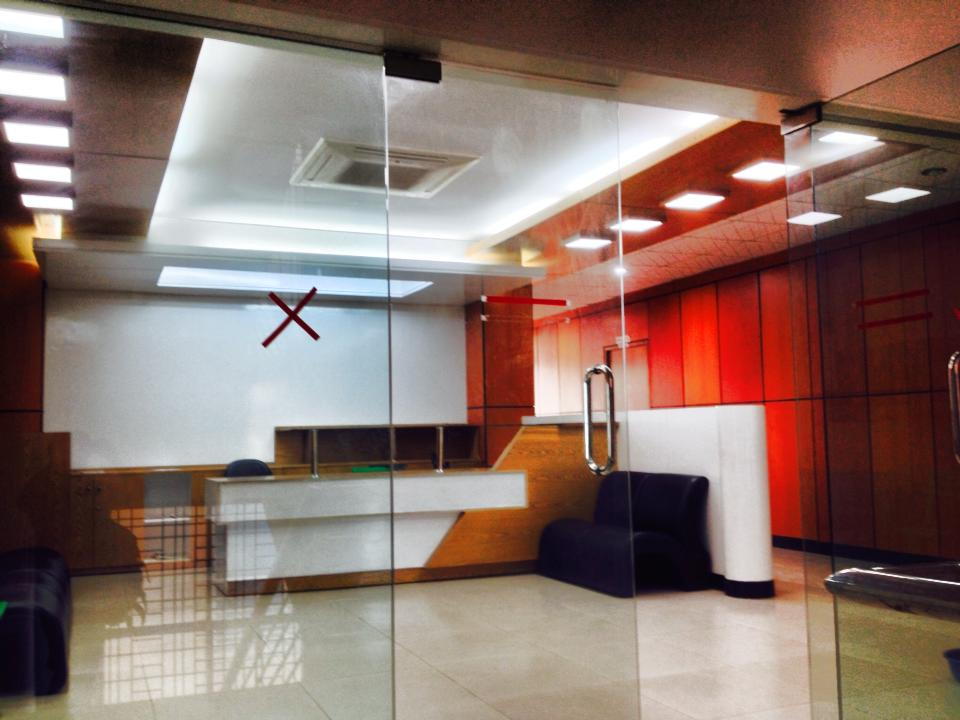
#> input picture Image Manipulation/image.jpg, 960 x 720 px
$ python Interpolation.py
#> lines starting #> are read from the running program, lines starting #| are printed output that depends on the picture
import cv2
import numpy

image=cv2.imread("image.jpg")
#> image is the input picture: shape (720, 960, 3); mean B, G, R 104.9, 113, 137.2

reImage=cv2.resize(image,None,fx=.3,fy=.3)
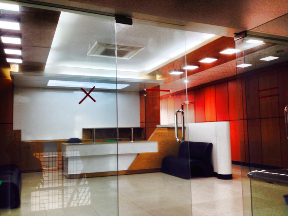
#> reImage: shape (216, 288, 3); mean B, G, R 104.8, 112.9, 137.1
cv2.imshow("Resize",reImage)
cv2.waitKey()

r1=cv2.resize(image,None,fx=2,fy=2,interpolation=cv2.INTER_CUBIC)
cv2.imshow("Inter Cubic",r1)
cv2.waitKey()
